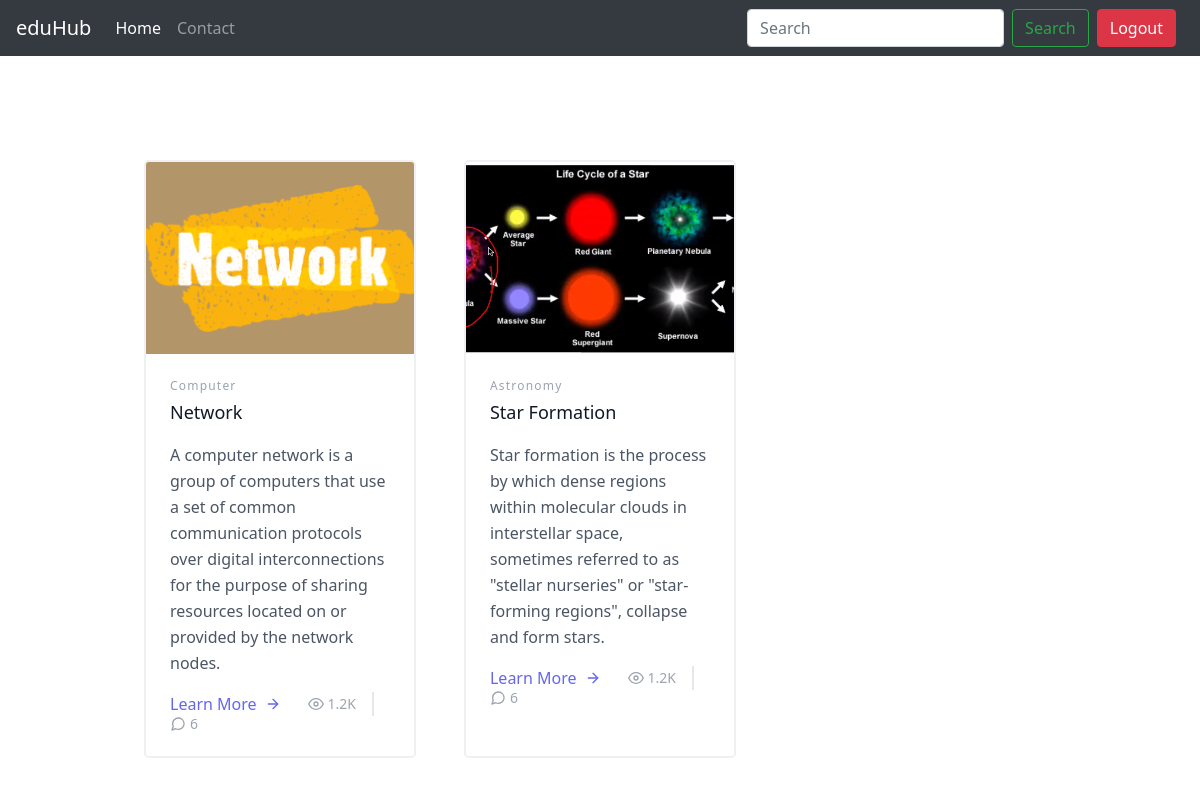
The app's page / (signed in) with its own data.
### eduHub/models.py (models this page shows, shortened)
class Course(models.Model):
    thumbnail = models.ImageField(upload_to='thumbnails')
    desc = models.TextField()
    title = models.TextField(default="")
    category = models.TextField(default="")
    posts = models.ManyToManyField(Post, blank=True, null=True)
    id = models.AutoField(primary_key=True)

### eduHub/views.py (the view)
# urls.py: path("", views.index, name="index"),
def index(request):
    return render(request, "index.html", {
        "Course":Course.objects.all()
    })

### eduHub/templates/index.html (shortened to what this page needs)
{% extends "layout.html" %}
{% load static %}
{% block nav-home %}
<li class="nav-item active">
    <a class="nav-link" href="/">Home <span class="sr-only">(current)</span></a>
</li>
{% endblock nav-home %}
{% block body %}
<section class="text-gray-600 body-font">
    <div class="container px-5 py-24 mx-auto">
      <div class="flex flex-wrap -m-4">
        {% for course in Course %}
        <div class="p-4 md:w-1/3">
          <div class="h-full border-2 border-gray-200 border-opacity-60 rounded-lg overflow-hidden">
            <img class="lg:h-48 md:h-36 w-full object-cover object-center" src="{{course.thumbnail.url}}" alt="blog">
            <div class="p-6">
              <h2 class="tracking-widest text-xs title-font font-medium text-gray-400 mb-1">{{course.category}}</h2>
              <h1 class="title-font text-lg font-medium text-gray-900 mb-3">{{course.title}}</h1>
              <p class="leading-relaxed mb-3">{{course.desc}}</p>
              <div class="flex items-center flex-wrap ">
                <a class="text-indigo-500 inline-flex items-center md:mb-2 lg:mb-0">Learn More
                  <svg class="w-4 h-4 ml-2" viewBox="0 0 24 24" stroke="currentColor" stroke-width="2" fill="none" stroke-linecap="round" stroke-linejoin="round">
                    <path d="M5 12h14"></path>
                    <path d="M12 5l7 7-7 7"></path>
                  </svg>
                </a>
                <span class="text-gray-400 mr-3 inline-flex items-center lg:ml-auto md:ml-0 ml-auto leading-none text-sm pr-3 py-1 border-r-2 border-gray-200">
                  <svg class="w-4 h-4 mr-1" stroke="currentColor" stroke-width="2" fill="none" stroke-linecap="round" stroke-linejoin="round" viewBox="0 0 24 24">
                    <path d="M1 12s4-8 11-8 11 8 11 8-4 8-11 8-11-8-11-8z"></path>
                    <circle cx="12" cy="12" r="3"></circle>
                  </svg>1.2K
                </span>
                <span class="text-gray-400 inline-flex items-center leading-none text-sm">
                  6
                </span>
              </div>
            </div>
          </div>
        </div>
        {% endfor %}
      </div>
    </div>
</section>
{% endblock %}

### records on screen
Course: thumbnail (picture), category "Computer", title "Network", desc "A computer network is a group of computers that use a set of common communication protocols over digital interconnections for the purpose of sharing resources located on or provided by the network nodes."
Course: thumbnail (picture), category "Astronomy", title "Star Formation", desc "Star formation is the process by which dense regions within molecular clouds in interstellar space, sometimes referred to as \"stellar nurseries\" or \"star-forming regions\", collapse and form stars."
